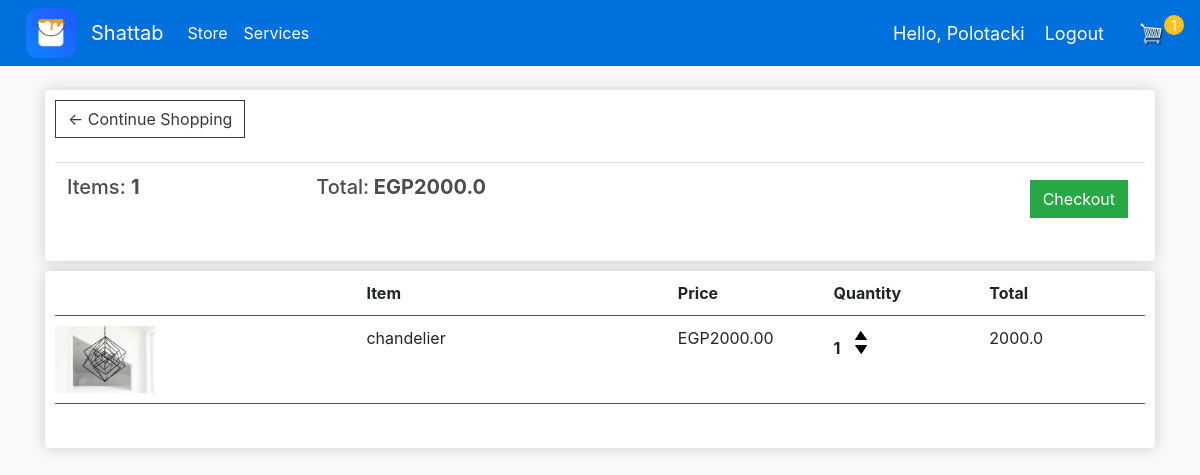
The app's page /cart/ (signed in) with its own data.
### store/models.py (models this page shows, shortened)
class Order(models.Model):
    customer = models.ForeignKey(Customer, on_delete=models.SET_NULL, null=True, blank=True)
    date_ordered = models.DateTimeField(auto_now_add=True)
    complete = models.BooleanField(default=False)
    transaction_id = models.CharField(max_length=100, null=True)
    @property
    def shipping(self):
        shipping = False
        orderitems = self.orderitem_set.all()
        for i in orderitems:
            if i.product.digital == False:
                shipping = True
        return shipping
    @property
    def get_cart_total(self):
        orderitems = self.orderitem_set.all()
        total = sum([item.get_total for item in orderitems])
        return total
    @property
    def get_cart_items(self):
        orderitems = self.orderitem_set.all()
        total = sum([item.quantity for item in orderitems])
        return total

class OrderItem(models.Model):
    product = models.ForeignKey(Product, on_delete=models.SET_NULL, null=True)
    order = models.ForeignKey(Order, on_delete=models.SET_NULL, null=True)
    quantity = models.IntegerField(default=0, null=True, blank=True)
    date_added = models.DateTimeField(auto_now_add=True)
    @property
    def get_total(self):
        total = self.product.price * self.quantity
        return total

class Product(models.Model):
    name = models.CharField(max_length=200)
    price = models.FloatField()
    digital = models.BooleanField(default=False, null=True, blank=True)
    image = models.ImageField(null=True, blank=True)

### store/views.py (the view)
# urls.py: path('cart/', views.cart, name="cart"),
def cart(request):
    data = cartData(request)
    cartItems = data['cartItems']
    order = data['order']
    items = data['items']
    context = {'items': items, 'order': order, 'cartItems': cartItems}
    return render(request, 'store/cart.html', context)

### store/utils.py (called while the page is built)
def cartData(request):
	if request.user.is_authenticated:
		customer = request.user.customer
		order, created = Order.objects.get_or_create(customer=customer, complete=False)
		items = order.orderitem_set.all()
		cartItems = order.get_cart_items
	else:
		cookieData = cookieCart(request)
		cartItems = cookieData['cartItems']
		order = cookieData['order']
		items = cookieData['items']
	return {'cartItems':cartItems ,'order':order, 'items':items}

### ShattabApp/Templates/store/cart.html (shortened to what this page needs)
{% extends 'store/main.html' %}
{% load static %}
{% block content %}
<div class="box-element">
    <a  class="btn btn-outline-dark" href="{% url 'store' %}">&#x2190; Continue Shopping</a>
    <br>
    <br>
    <table class="table">
        <tr>
            <th><h5>Items: <strong>{{order.get_cart_items}}</strong></h5></th>
            <th><h5>Total:<strong> EGP{{order.get_cart_total}}</strong></h5></th>
            <th>
                <a  style="float:right; margin:5px;" class="btn btn-success" href="{% url 'checkout' %}">Checkout</a>
            </th>
        </tr>
    </table>
</div>
<div class="row">
    <div class="col-lg-12">
        <div class="box-element">
            <div class="cart-row">
                <div style="flex:2"></div>
                <div style="flex:2"><strong>Item</strong></div>
                <div style="flex:1"><strong>Price</strong></div>
                <div style="flex:1"><strong>Quantity</strong></div>
                <div style="flex:1"><strong>Total</strong></div>
            </div>
        {% for item in items %}
            <div class="cart-row">
                <div style="flex:2"><img class="row-image" src="{{item.product.image.url}}"></div>
                <div style="flex:2"><p>{{item.product.name}}</p></div>
                <div style="flex:1"><p>EGP{{item.product.price|floatformat:2}}</p></div>
                <div style="flex:1">
                    <p class="quantity">{{item.quantity}}</p>
                    <div class="quantity">
                        <img data-product={{item.product.id}} data-action="add" class="chg-quantity update-cart" src="{% static  'images/arrow-up.png' %}">
                        <img data-product={{item.product.id}} data-action="remove" data-product={{product.id}} data-action="add"  class="chg-quantity update-cart" src="{% static  'images/arrow-down.png' %}">
                    </div>
                </div>
                <div style="flex:1"><p> {{item.get_total}} </p></div>
            </div>
        {% endfor %}
        <br>
</div>
    </div>
</div>
{% endblock content %}

### ShattabApp/Templates/store/main.html (shortened to what this page needs)
<!DOCTYPE html>
{% load static %}
<html>
<head>
    <link rel="stylesheet" href="https://stackpath.bootstrapcdn.com/bootstrap/4.4.1/css/bootstrap.min.css">
    <link rel="stylesheet" type="text/css" href="{% static 'css/main.css' %}">
</head>
<body>
<nav class="navbar navbar-expand-lg navbar-dark bg-dark">
    <div class="form-inline my-2 my-lg-0">
        <a href="{% url 'store' %}">
            <img  id="icon" src="{% static 'images/icon.png' %}">
        </a>
    </div>
    <a class="navbar-brand" href="{% url 'store' %}">Shattab</a>
    <div class="collapse navbar-collapse" id="navbarSupportedContent">
        <ul class="navbar-nav mr-auto">
            <li class="nav-item active">
                <a class="nav-link" href="{% url 'store' %}">Store <span class="sr-only">(current)</span></a>
            </li>
            <li class="nav-item active">
                <a class="nav-link" href="{% url 'services' %}">Services <span class="sr-only">(current)</span></a>
            </li>
        </ul>
        {% if request.user.is_authenticated %}
        <span class="hello-msg">Hello, {{request.user}}</span>
        <span ><a  class="hello-msg" href="{% url 'logout' %}">Logout</a></span>
        {% else %}
        <a href="{% url 'login' %}"class="btn btn-warning"style="visibility: visible;">Login</a>
        {% endif %}
        <div class="form-inline my-2 my-lg-0">
            <a href="{% url 'cart' %}">
                <img  id="cart-icon" src="{% static 'images/cart.png' %}">
            </a>
            <p id="cart-total">{{cartItems}}</p>
        </div>
    </div>
</nav>
<div class="container">
    <br>
    {% block content %}
    {% endblock content %}
</div>
</body>
</html>

### static/css/main.css (style rules this page uses)
body { background-color: hsl(0, 0%, 98%); }
h1,h2,h3,h4,h5,h6 { color:hsl(0, 0%, 30%); }
.box-element { box-shadow:hsl(0, 0%, 80%) 0 0 16px; background-color: #fff; padding: 10px; border-radius: 4px; }
.hello-msg { font-size: 18px; color: #fff; margin-right: 20px; }
.bg-dark { background-color: #0071dc !important; }
#icon { width:50px; display: inline-block; margin-left: 10px; margin-right: 15px; }
#cart-icon { width:25px; display: inline-block; margin-left: 15px; }
#cart-total { display: block; text-align: center; color:#fff; background-color: #ffc220; width: 20px; height: 20px; border-radius: 50%; font-size: 14px; }
.col-lg-4, .col-lg-6, .col-lg-8, .col-lg-12 { margin-top: 10px; }
.btn { border-radius: 0; }
.row-image { width: 100px; }
.cart-row { display: flex; align-items: stretch; padding-bottom: 10px; margin-bottom: 10px; border-bottom: 1px solid #555555; }
.quantity { display: inline-block; font-weight: 700; padding-right:10px; }
.chg-quantity { width: 12px; cursor: pointer; display: block; margin-top: 5px; transition:.1s; }

### records on screen
Order: get_cart_items "1", get_cart_total "2000.0"
OrderItem: product.image (picture), product.name "chandelier", product.price "2000.00", quantity "1", get_total "2000.0"

### other values on screen
{{ request.user }} "Polotacki"
{{ cartItems }} "1"
